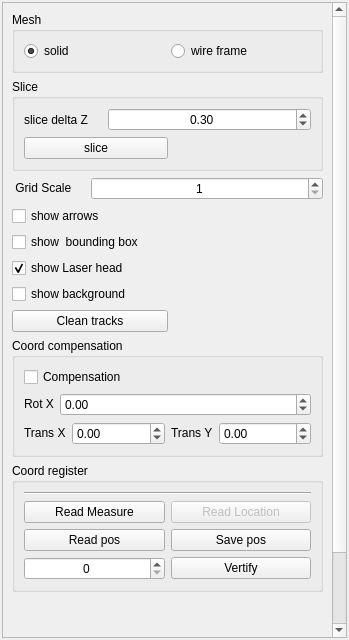
<?xml version="1.0" encoding="UTF-8"?>
<ui version="4.0">
 <class>WTabGL</class>
 <widget class="QWidget" name="WTabGL">
  <property name="geometry">
   <rect>
    <x>0</x>
    <y>0</y>
    <width>349</width>
    <height>640</height>
   </rect>
  </property>
  <property name="windowTitle">
   <string>Form</string>
  </property>
  <layout class="QVBoxLayout" name="verticalLayout_6">
   <property name="leftMargin">
    <number>2</number>
   </property>
   <property name="topMargin">
    <number>2</number>
   </property>
   <property name="rightMargin">
    <number>2</number>
   </property>
   <property name="bottomMargin">
    <number>2</number>
   </property>
   <item>
    <widget class="QScrollArea" name="scrollArea">
     <property name="widgetResizable">
      <bool>true</bool>
     </property>
     <widget class="QWidget" name="scrollAreaWidgetContents">
      <property name="geometry">
       <rect>
        <x>0</x>
        <y>-52</y>
        <width>326</width>
        <height>686</height>
       </rect>
      </property>
      <layout class="QVBoxLayout" name="verticalLayout_areaContents">
       <item>
        <widget class="QGroupBox" name="groupBox_meshShow">
         <property name="sizePolicy">
          <sizepolicy hsizetype="Preferred" vsizetype="Fixed">
           <horstretch>0</horstretch>
           <verstretch>0</verstretch>
          </sizepolicy>
         </property>
         <property name="title">
          <string>Mesh</string>
         </property>
         <layout class="QVBoxLayout" name="verticalLayout_5">
          <item>
           <layout class="QHBoxLayout" name="horizontalLayout_mesh">
            <item>
             <widget class="QRadioButton" name="radioButton_soild">
              <property name="text">
               <string>solid</string>
              </property>
              <property name="checked">
               <bool>true</bool>
              </property>
             </widget>
            </item>
            <item>
             <widget class="QRadioButton" name="radioButton_wireframe">
              <property name="text">
               <string>wire frame</string>
              </property>
             </widget>
            </item>
           </layout>
          </item>
         </layout>
        </widget>
       </item>
       <item>
        <widget class="QGroupBox" name="groupBox_slice">
         <property name="sizePolicy">
          <sizepolicy hsizetype="Preferred" vsizetype="Fixed">
           <horstretch>0</horstretch>
           <verstretch>0</verstretch>
          </sizepolicy>
         </property>
         <property name="title">
          <string>Slice</string>
         </property>
         <layout class="QVBoxLayout" name="verticalLayout">
          <item>
           <layout class="QHBoxLayout" name="horizontalLayout_slice1">
            <item>
             <widget class="QLabel" name="label_height">
              <property name="text">
               <string>slice delta Z    </string>
              </property>
             </widget>
            </item>
            <item>
             <widget class="QDoubleSpinBox" name="doubleSpinBox_deltaZ">
              <property name="sizePolicy">
               <sizepolicy hsizetype="Expanding" vsizetype="Fixed">
                <horstretch>0</horstretch>
                <verstretch>0</verstretch>
               </sizepolicy>
              </property>
              <property name="alignment">
               <set>Qt::AlignCenter</set>
              </property>
              <property name="singleStep">
               <double>0.100000000000000</double>
              </property>
              <property name="value">
               <double>0.300000000000000</double>
              </property>
             </widget>
            </item>
           </layout>
          </item>
          <item>
           <layout class="QHBoxLayout" name="horizontalLayout_slice2">
            <item>
             <widget class="QPushButton" name="pushButton_slice">
              <property name="sizePolicy">
               <sizepolicy hsizetype="Expanding" vsizetype="Fixed">
                <horstretch>0</horstretch>
                <verstretch>0</verstretch>
               </sizepolicy>
              </property>
              <property name="text">
               <string>slice</string>
              </property>
             </widget>
            </item>
            <item>
             <spacer name="horizontalSpacer_slice">
              <property name="orientation">
               <enum>Qt::Horizontal</enum>
              </property>
              <property name="sizeHint" stdset="0">
               <size>
                <width>40</width>
                <height>20</height>
               </size>
              </property>
             </spacer>
            </item>
           </layout>
          </item>
         </layout>
        </widget>
       </item>
       <item>
        <layout class="QHBoxLayout" name="horizontalLayout">
         <item>
          <widget class="QLabel" name="GL_gridScale">
           <property name="sizePolicy">
            <sizepolicy hsizetype="Expanding" vsizetype="Fixed">
             <horstretch>0</horstretch>
             <verstretch>0</verstretch>
            </sizepolicy>
           </property>
           <property name="text">
            <string> Grid Scale    </string>
           </property>
           <property name="buddy">
            <cstring>GL_gridScale</cstring>
           </property>
          </widget>
         </item>
         <item>
          <widget class="QSpinBox" name="spinBox_gridScale">
           <property name="sizePolicy">
            <sizepolicy hsizetype="Expanding" vsizetype="Fixed">
             <horstretch>20</horstretch>
             <verstretch>0</verstretch>
            </sizepolicy>
           </property>
           <property name="sizeIncrement">
            <size>
             <width>0</width>
             <height>0</height>
            </size>
           </property>
           <property name="alignment">
            <set>Qt::AlignCenter</set>
           </property>
           <property name="minimum">
            <number>1</number>
           </property>
          </widget>
         </item>
        </layout>
       </item>
       <item>
        <layout class="QVBoxLayout" name="verticalLayout_show">
         <item>
          <widget class="QCheckBox" name="checkBox_showArrows">
           <property name="text">
            <string>show arrows</string>
           </property>
           <property name="checked">
            <bool>false</bool>
           </property>
          </widget>
         </item>
         <item>
          <widget class="QCheckBox" name="checkBox_AABB">
           <property name="text">
            <string>show  bounding box</string>
           </property>
          </widget>
         </item>
         <item>
          <widget class="QCheckBox" name="checkBox_showLaser">
           <property name="sizePolicy">
            <sizepolicy hsizetype="Preferred" vsizetype="Fixed">
             <horstretch>0</horstretch>
             <verstretch>0</verstretch>
            </sizepolicy>
           </property>
           <property name="layoutDirection">
            <enum>Qt::LeftToRight</enum>
           </property>
           <property name="text">
            <string>show Laser head</string>
           </property>
           <property name="checked">
            <bool>true</bool>
           </property>
          </widget>
         </item>
         <item>
          <widget class="QCheckBox" name="checkBox_background">
           <property name="text">
            <string>show background</string>
           </property>
          </widget>
         </item>
        </layout>
       </item>
       <item>
        <layout class="QHBoxLayout" name="horizontalLayout_tracks">
         <item>
          <widget class="QPushButton" name="pushButton_clean_tracks">
           <property name="sizePolicy">
            <sizepolicy hsizetype="Expanding" vsizetype="Fixed">
             <horstretch>0</horstretch>
             <verstretch>0</verstretch>
            </sizepolicy>
           </property>
           <property name="text">
            <string>Clean tracks</string>
           </property>
          </widget>
         </item>
         <item>
          <spacer name="horizontalSpacer">
           <property name="orientation">
            <enum>Qt::Horizontal</enum>
           </property>
           <property name="sizeHint" stdset="0">
            <size>
             <width>40</width>
             <height>20</height>
            </size>
           </property>
          </spacer>
         </item>
        </layout>
       </item>
       <item>
        <widget class="QGroupBox" name="groupBox_CoordCompensation">
         <property name="title">
          <string>Coord compensation</string>
         </property>
         <layout class="QVBoxLayout" name="verticalLayout_2">
          <item>
           <widget class="QCheckBox" name="checkBox_compensation">
            <property name="text">
             <string>Compensation</string>
            </property>
           </widget>
          </item>
          <item>
           <layout class="QHBoxLayout" name="horizontalLayout_Rot">
            <item>
             <widget class="QLabel" name="label_rotZ">
              <property name="sizePolicy">
               <sizepolicy hsizetype="Fixed" vsizetype="Fixed">
                <horstretch>0</horstretch>
                <verstretch>0</verstretch>
               </sizepolicy>
              </property>
              <property name="text">
               <string>Rot X</string>
              </property>
             </widget>
            </item>
            <item>
             <widget class="QDoubleSpinBox" name="doubleSpinBox_rotZ">
              <property name="sizePolicy">
               <sizepolicy hsizetype="Expanding" vsizetype="Fixed">
                <horstretch>0</horstretch>
                <verstretch>0</verstretch>
               </sizepolicy>
              </property>
              <property name="minimum">
               <double>-180.000000000000000</double>
              </property>
              <property name="maximum">
               <double>180.000000000000000</double>
              </property>
             </widget>
            </item>
           </layout>
          </item>
          <item>
           <layout class="QHBoxLayout" name="horizontalLayout_Trans">
            <item>
             <widget class="QLabel" name="label_transX">
              <property name="sizePolicy">
               <sizepolicy hsizetype="Fixed" vsizetype="Fixed">
                <horstretch>0</horstretch>
                <verstretch>0</verstretch>
               </sizepolicy>
              </property>
              <property name="text">
               <string>Trans X</string>
              </property>
             </widget>
            </item>
            <item>
             <widget class="QDoubleSpinBox" name="doubleSpinBox_transX">
              <property name="sizePolicy">
               <sizepolicy hsizetype="Expanding" vsizetype="Fixed">
                <horstretch>0</horstretch>
                <verstretch>0</verstretch>
               </sizepolicy>
              </property>
              <property name="minimum">
               <double>-10.000000000000000</double>
              </property>
              <property name="maximum">
               <double>10.000000000000000</double>
              </property>
             </widget>
            </item>
            <item>
             <widget class="QLabel" name="label_transY">
              <property name="sizePolicy">
               <sizepolicy hsizetype="Fixed" vsizetype="Fixed">
                <horstretch>0</horstretch>
                <verstretch>0</verstretch>
               </sizepolicy>
              </property>
              <property name="text">
               <string>Trans Y</string>
              </property>
             </widget>
            </item>
            <item>
             <widget class="QDoubleSpinBox" name="doubleSpinBox_transY">
              <property name="sizePolicy">
               <sizepolicy hsizetype="Expanding" vsizetype="Fixed">
                <horstretch>0</horstretch>
                <verstretch>0</verstretch>
               </sizepolicy>
              </property>
              <property name="minimum">
               <double>-10.000000000000000</double>
              </property>
              <property name="maximum">
               <double>10.000000000000000</double>
              </property>
             </widget>
            </item>
           </layout>
          </item>
         </layout>
        </widget>
       </item>
       <item>
        <widget class="QGroupBox" name="groupBox_register">
         <property name="title">
          <string>Coord register</string>
         </property>
         <layout class="QVBoxLayout" name="verticalLayout_4">
          <item>
           <layout class="QVBoxLayout" name="verticalLayout_buttons"/>
          </item>
          <item>
           <widget class="Line" name="line">
            <property name="orientation">
             <enum>Qt::Horizontal</enum>
            </property>
           </widget>
          </item>
          <item>
           <layout class="QHBoxLayout" name="horizontalLayout_button">
            <item>
             <widget class="QPushButton" name="pushButton_readMeasurePos">
              <property name="sizePolicy">
               <sizepolicy hsizetype="Expanding" vsizetype="Fixed">
                <horstretch>0</horstretch>
                <verstretch>0</verstretch>
               </sizepolicy>
              </property>
              <property name="text">
               <string>Read Measure</string>
              </property>
              <property name="checkable">
               <bool>true</bool>
              </property>
             </widget>
            </item>
            <item>
             <widget class="QPushButton" name="pushButton_readLocation">
              <property name="enabled">
               <bool>false</bool>
              </property>
              <property name="sizePolicy">
               <sizepolicy hsizetype="Expanding" vsizetype="Fixed">
                <horstretch>0</horstretch>
                <verstretch>0</verstretch>
               </sizepolicy>
              </property>
              <property name="text">
               <string>Read Location</string>
              </property>
             </widget>
            </item>
           </layout>
          </item>
          <item>
           <layout class="QHBoxLayout" name="horizontalLayout_savePos">
            <item>
             <widget class="QPushButton" name="pushButton_ReadPos">
              <property name="sizePolicy">
               <sizepolicy hsizetype="Expanding" vsizetype="Fixed">
                <horstretch>0</horstretch>
                <verstretch>0</verstretch>
               </sizepolicy>
              </property>
              <property name="text">
               <string>Read pos</string>
              </property>
              <property name="checkable">
               <bool>false</bool>
              </property>
             </widget>
            </item>
            <item>
             <widget class="QPushButton" name="pushButton_savePos">
              <property name="sizePolicy">
               <sizepolicy hsizetype="Expanding" vsizetype="Fixed">
                <horstretch>0</horstretch>
                <verstretch>0</verstretch>
               </sizepolicy>
              </property>
              <property name="text">
               <string>Save pos</string>
              </property>
             </widget>
            </item>
           </layout>
          </item>
          <item>
           <layout class="QHBoxLayout" name="horizontalLayout_vertify">
            <item>
             <widget class="QSpinBox" name="spinBox_measureIndex">
              <property name="sizePolicy">
               <sizepolicy hsizetype="Expanding" vsizetype="Fixed">
                <horstretch>0</horstretch>
                <verstretch>0</verstretch>
               </sizepolicy>
              </property>
              <property name="alignment">
               <set>Qt::AlignCenter</set>
              </property>
             </widget>
            </item>
            <item>
             <widget class="QPushButton" name="pushButton_vertify">
              <property name="sizePolicy">
               <sizepolicy hsizetype="Expanding" vsizetype="Fixed">
                <horstretch>0</horstretch>
                <verstretch>0</verstretch>
               </sizepolicy>
              </property>
              <property name="text">
               <string>Vertify</string>
              </property>
             </widget>
            </item>
           </layout>
          </item>
         </layout>
        </widget>
       </item>
       <item>
        <spacer name="verticalSpacer">
         <property name="orientation">
          <enum>Qt::Vertical</enum>
         </property>
         <property name="sizeType">
          <enum>QSizePolicy::Fixed</enum>
         </property>
         <property name="sizeHint" stdset="0">
          <size>
           <width>20</width>
           <height>120</height>
          </size>
         </property>
        </spacer>
       </item>
      </layout>
     </widget>
    </widget>
   </item>
  </layout>
 </widget>
 <resources/>
 <connections/>
</ui>
